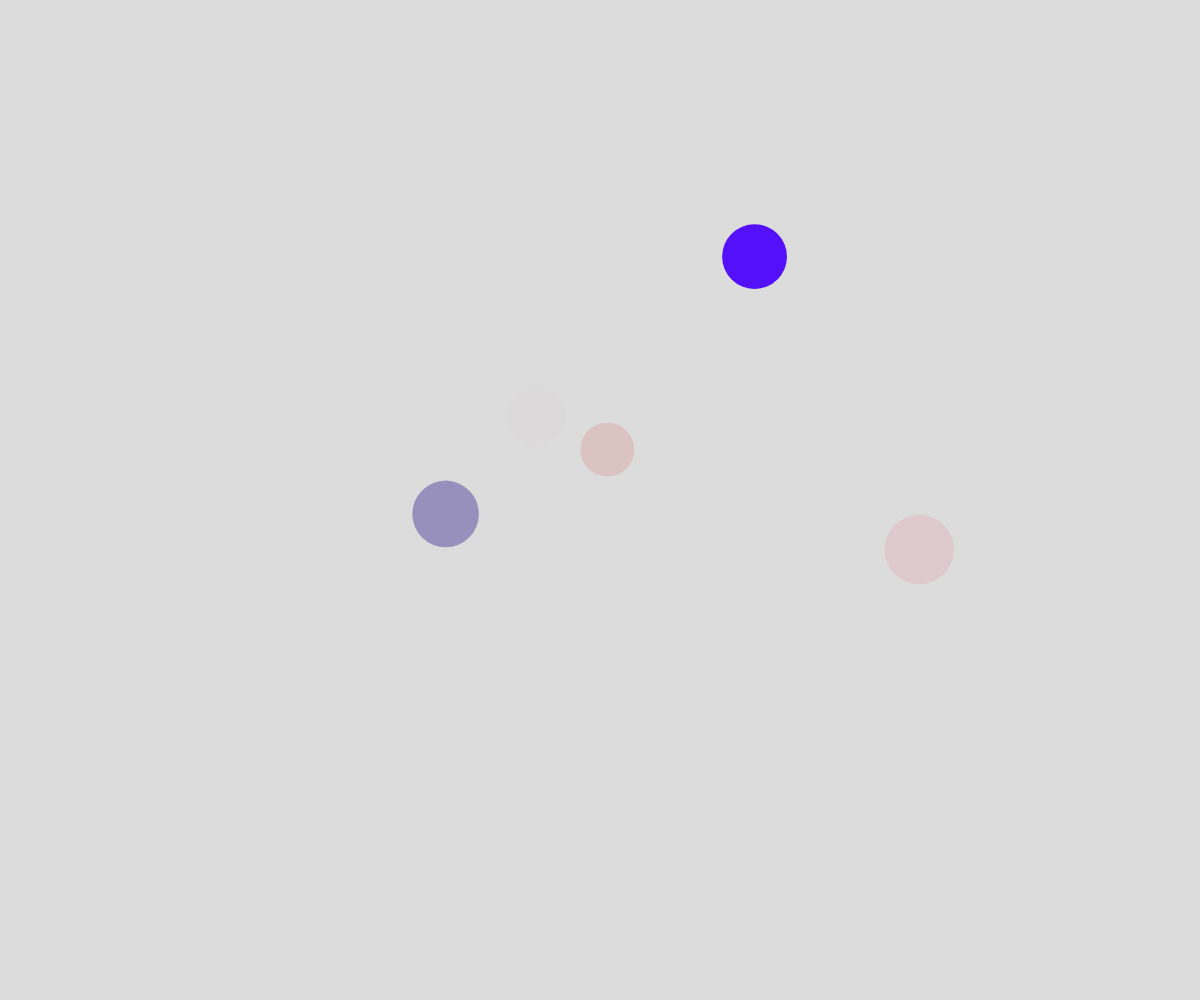
Frame 1 (no input)
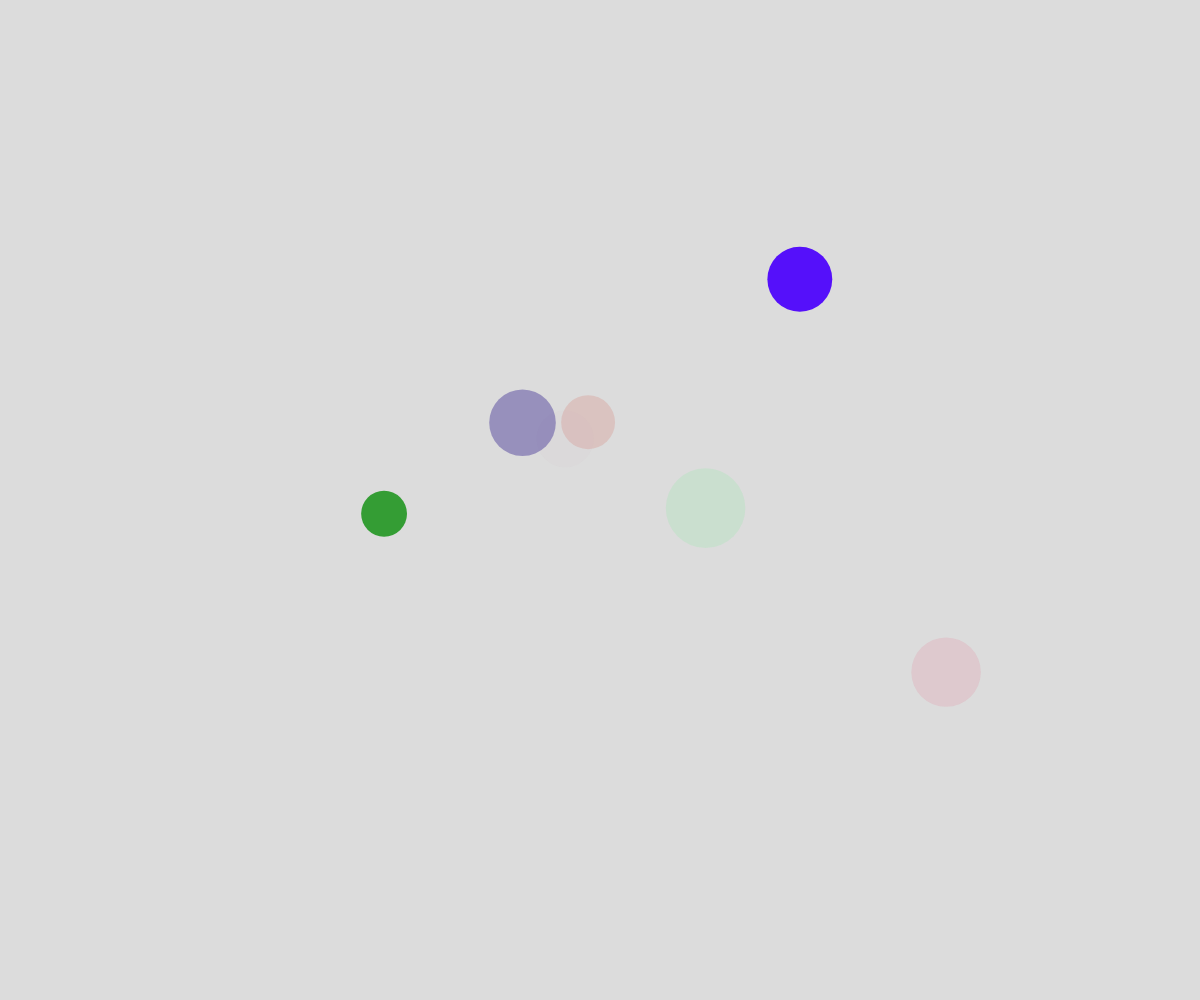
Frame 60 (no input)
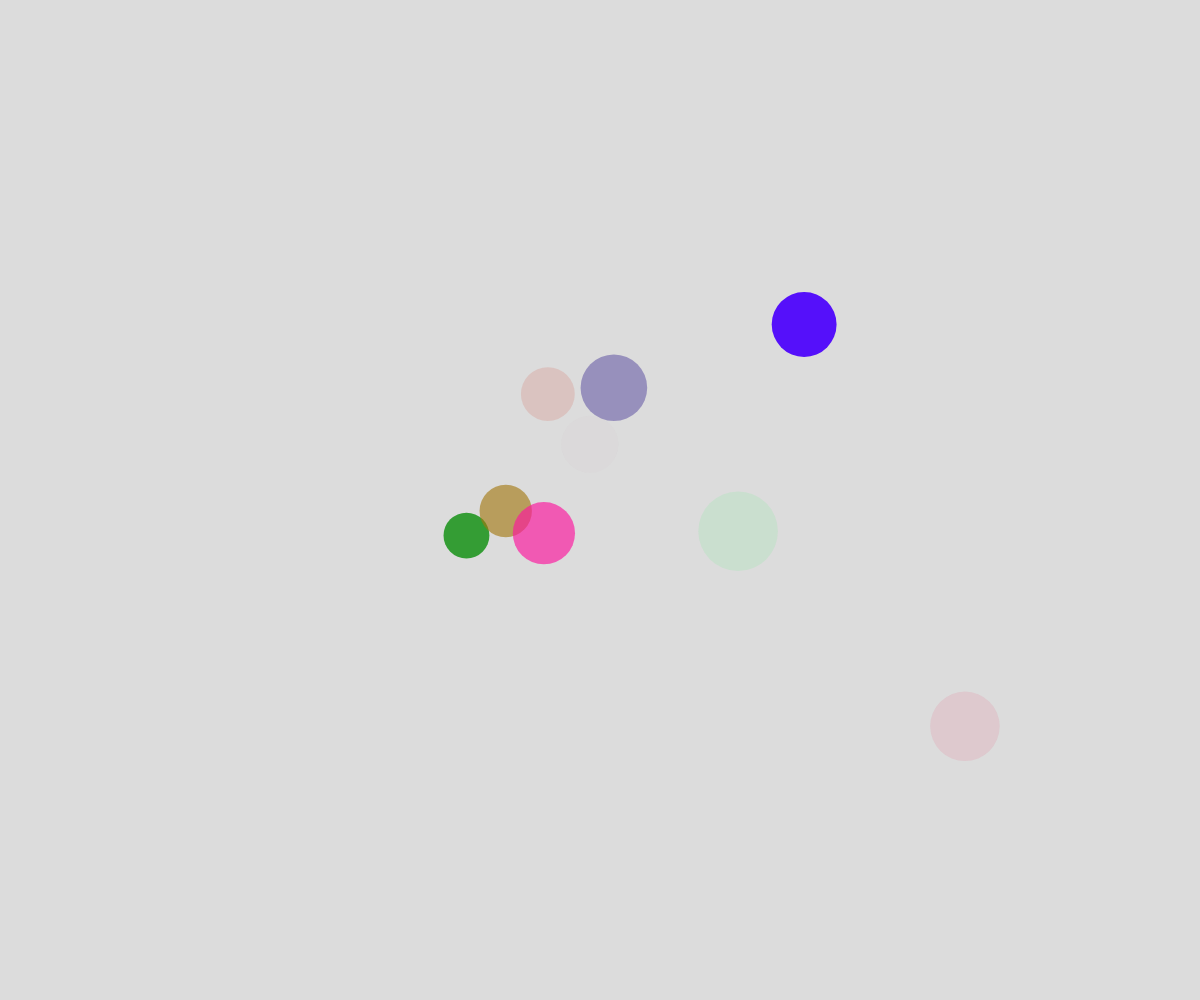
Frame 120 (the mouse pressed at the canvas centre since frame 60)

The p5.js sketch that drew these frames (run headless with seeded random() and noise() and a simulated clock; from frame 60 on, the mouse is pressed at the canvas centre):

// p5.js sketch
// ── sketch.js
// Project Title
// Your Name
// Date
//
// Extra for Experts:
// - describe what you did to take this project "above and beyond"

let theBubbles = [];

function setup() {
  createCanvas(windowWidth, windowHeight);
  for (let i = 0; i < 5; i++){
    spawnBubble();
  }

  window.setInterval(spawnBubble, 500);
}


function draw() {
  background(220);
  moveBubblesWithNoise();
  displayBubbles();
}

function spawnBubble() {
  let someBubble = {
    x: random(width),
    y: height + random(0, 25),
    speed: random(2, 5),
    radius: random(20, 40),
    r: random(255),
    g: random(255),
    b: random(255),
    alpha: random(255),
    timeX: random(1000000),
    timeY: random(1000000),
    deltaTime: 0.002,
  };
  theBubbles.push(someBubble);
}

function moveBubblesRandomly() {
  for (let bubble of theBubbles) {
    let choice = random(100);
    if (choice < 50) {
      bubble.y -= bubble.speed;
    }
    else if (choice < 65) {
      bubble.y += bubble.speed;
    }
    else if (choice < 80) {
      bubble.x -= bubble.speed;
    }
    else {
      bubble.x -= bubble.speed;
    }
  }
}

function displayBubbles() {
  for (let bubble of theBubbles) {
    noStroke();
    fill(bubble.r, bubble.g, bubble.b, bubble.alpha);
    circle(bubble.x, bubble.y, bubble.radius * 2);
  }
}

function mousePressed() {
  for (let bubble of theBubbles) {
    if (clickedInBubble(mouseX, mouseY, bubble)) {
      let theIndex = theBubbles.indexOf(bubble);
      theBubbles.splice(theIndex, 1);
    }
  }
}

function clickedInBubble(x, y, theBubble) {
  let distanceAway = dist(x, y, theBubble.x, theBubble.y);
  if (distanceAway < theBubble.radius) {
    return true;
  }
  else {
    return false;
  }
} 

function moveBubblesWithNoise() {
  for (let bubble of theBubbles) {
    let x = noise(bubble.timeX) * width;
    let y = noise(bubble.timeY) * height;

    bubble.x = x;
    bubble.y = y;

    bubble.timeX += bubble.deltaTime;
    bubble.timeY += bubble.deltaTime;
  }
}
